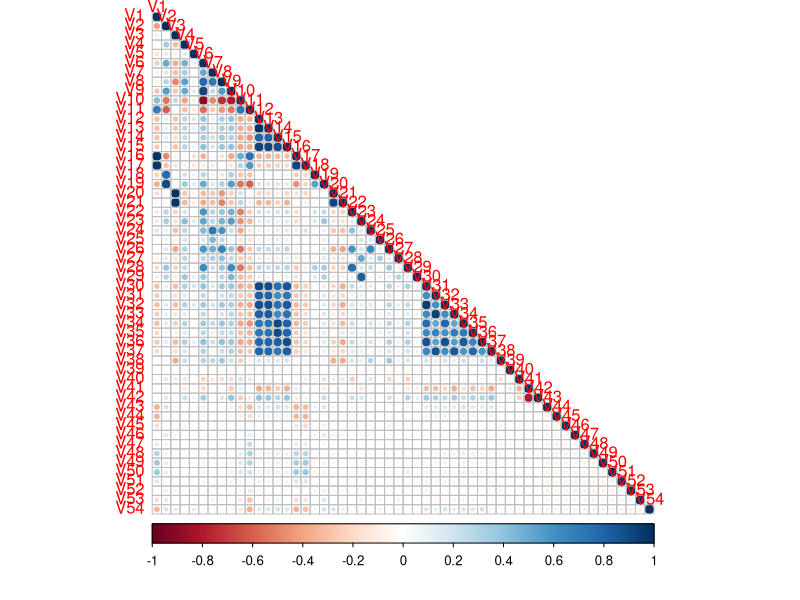

The R source for this figure: (Note: a time limit stopped this script after it produced the figure.)
## ---- chunk 1
knitr::opts_chunk$set(echo = TRUE)
## ---- chunk 2
setwd(getwd())
library(corrplot)
library(MASS)
d0 = read.csv("meteo.train.csv")
d = d0[,-c(1,2,4,5,6)]
## ---- chunk 3
Mean_Direction = (d[,16]+d[,14]+d[,18])/3
d$Wind_N = 0 + (Mean_Direction>=303 | Mean_Direction<56) 
d$Wind_E = 0 + (Mean_Direction>=56 & Mean_Direction<123)
d$Wind_S = 0 + (Mean_Direction>=123 & Mean_Direction<236)
d$Wind_W = 0 + (Mean_Direction>=236 & Mean_Direction<303)

## ---- chunk 4
d$M1 = d$Month == 1 
d$M2 = d$Month == 2 
d$M3 = d$Month == 3 
d$M4 = d$Month == 4 
d$M5 = d$Month == 5 
d$M6 = d$Month == 6 
d$M7 = d$Month == 7 
d$M8 = d$Month == 8 
d$M9 = d$Month == 9 
d$M10 = d$Month == 10 
d$M11 = d$Month == 11 
d$M12= d$Month == 12 
d = d[-c(1,18,16,14)]
## ---- chunk 5
d1 = d
n = length(d)
Col = names(d)
t=NULL 
## ---- chunk 6

for (i in 1: length(Col)){
  t = c(t, paste("V",i, sep=""))
}

t_names = colnames(d)
colnames(d1) = c(t)
cible = which(t_names=="pluie.demain")
## ---- chunk 7
cat(paste(t, ": ", t_names, sep = ""), sep = "\n")
## ---- chunk 8
n = length(d)
mat_corr = cor(d1)
corrplot(mat_corr, type = "lower", tl.srt = 0)
## ---- chunk 9
Seeds = 144100:144109 # Seeds for shuffling (iteration will be done with S)
Thcorr = seq(0.5,0.7,length.out=5) # Thresholds to remove highly correlated variables (iteration will be done with Tc)
Thprob = seq(0.47,0.53,length.out = 7) # Threshold for prediction (iteration will be done with Tp)
d2 = d1
n = length(d2)
ListError = NULL # Where output errors are stored
ListSeed = NULL # Where associated seed are stored
ListThc = NULL # Where associated correlation thresholds are stored 
ListThp = NULL # Where associated prediction threshold are stored
ListFormula = NULL # Where associated model formula are stored

NbrFolders = 8
d0$Folders = sample(1:NbrFolders,length(d0[,1]), replace = TRUE) # Creation of 8 folders for cross-validations

for (S in Seeds){ #Iterating over seeds used to shuffle the data frame
  for (Tc in Thcorr){ #Iterating over correlation thresholds
     set.seed(seed = S)
      t1 = sample(1:n)[-cible]
      
      d1 = d2
      
      black_list = NULL
      for (i in t1){
        if (!(i %in% black_list)){
          for (j in t1){
            if(!(j %in% black_list) & j!=i){
              if (abs(mat_corr[i,j])>=Tc ) { #Variable highly correlated are black listed
                black_list = c(black_list, j)
              }
            }
          }
        }
      }
      selected_list = NULL
      selected_list_names = NULL
      for (i in 1:n){
        if (!(i%in% black_list)){ #Only columns which are not blacklisted are retained
          selected_list = c(selected_list,i)
          selected_list_names = c(selected_list_names,t_names[i])
        }
      }
      
      d1 = d1[selected_list] #Only selected columns are retained
      g = glm(V38~., data = d1, family = binomial)
      
      taic=stepAIC(g, V38~., data = d1, direction = "both", trace = 0) #Use of stepAIC to choose the best model in terms of AIC criterion
      
      formule = eval(taic$call[[2]]) #Recovering the fomula provided by the stepAIC function
    
      for (Tp in Thprob){ #Iterating over the probability threshold for prediction
      
        erreur_temp = NULL
        for (i in 1:NbrFolders){
          
          dt = d1[d0$Folders!=i,] #Data Frame for training
          dv = d1[d0$Folders == i,] #Data Frame for validation
          
          mt = glm(formule, family = binomial, data = dt)
          prediction = predict(mt, newdata = dv, type = 'response')
          Resultats = length(dv[,1]) - sum((prediction>Tp & dv$V38) | (prediction<Tp & !(dv$V38)))
          
          erreur_temp = c(erreur_temp, Resultats/length(dv[,1]))
      }
      
      ListError = c(ListError, mean(erreur_temp)) # Where output errors are stored
      ListSeed = c(ListSeed, S) # Where associated seed are stored
      ListThc = c(ListThc, Tc) # Where associated correlation thresholds are stored 
      ListThp = c(ListThp, Tp) # Where associated prediction threshold are stored
      ListFormula = c(ListFormula, formule) # Where associated model formula are stored
      
    }
    
    
  }
  
  
  
}

## ---- chunk 10
w = which.min(ListError)
library(stringr)
test = paste(c(deparse(ListFormula[w])), sep = '')
test = paste(gsub("\\s+", " ", str_trim(test)), collapse = ' ')
test = str_replace(test, "list", "")
test = str_replace(test, "\\(", "")
test = str_replace(test, "\\)", "")
test = str_replace(test, "\\~", "")
test = str_replace(test, "V38", "")
cat(test)
cat(paste("Prediction threshold is: ", ListThp[w], sep = ""))
cat(paste("Mean error is: ", round(ListError[w],2)))

cat("where :")
cat("", end = "\n")


for (i in 1:100){
test = str_replace(test, "\\s+", "")
}
test2 = strsplit(test, "\\+")
ids = NULL
test2 = test2[[1]]
for (k in 1 : length(test2)){
  test3 = str_replace(test2[k], "V","")
  ids = c(ids, strtoi(test3))
}
cat(paste("V",ids, ": ", t_names[ids], sep = ""), sep = "\n")


## ---- chunk 11
      
      formule = ListFormula[w]
      erreur_temp = NULL
      for (i in 1:length(d2$V1)){
        
        dt = d2[-i,] #Data Frame for training
        dv = d2[i,] #Data Frame for validation
        
        mt = glm(formule[[1]], family = binomial, data = dt)
        prediction = predict(mt, newdata = dv, type = 'response')
        Resultats = length(dv[,1]) - sum((prediction>Tp & dv$V38) | (prediction<Tp & !(dv$V38)))
        
        erreur_temp = c(erreur_temp, Resultats/length(dv[,1]))
      }
      
      Error_Final = mean(erreur_temp)
      cat(paste("The error estimate is therefore: ", round(Error_Final,3)))
      mt = glm(formule[[1]], family = binomial, data = d2)

## ---- chunk 12
summary(mt)

## ---- chunk 13
td0 = read.csv("meteo.test.csv")
td = td0[,-c(1,2,4,5,6)]
td$pluie.demain = NA
Mean_Direction = (td[,16]+td[,14]+td[,18])/3
td$Wind_N = 0 + (Mean_Direction>=303 | Mean_Direction<56) 
td$Wind_E = 0 + (Mean_Direction>=56 & Mean_Direction<123)
td$Wind_S = 0 + (Mean_Direction>=123 & Mean_Direction<236)
td$Wind_W = 0 + (Mean_Direction>=236 & Mean_Direction<303)
td$M1 = td$Month == 1 
td$M2 = td$Month == 2 
td$M3 = td$Month == 3 
td$M4 = td$Month == 4 
td$M5 = td$Month == 5 
td$M6 = td$Month == 6 
td$M7 = td$Month == 7 
td$M8 = td$Month == 8 
td$M9 = td$Month == 9 
td$M10 = td$Month == 10 
td$M11 = td$Month == 11 
td$M12= td$Month == 12 
td = td[-c(1,18,16,14)]
colnames(td) = c(t)
prediction = predict(mt, newdata = td, type = 'response')
td0$Pluie.demain = prediction>Tp
write.csv(td0, file="meteo.test.predictions.csv")
td0 = read.csv("meteo.test.predictions.csv")
## ---- chunk 14
mosaicplot(td0$Month~td0$Pluie.demain, xlab = "Month", ylab = "Raining tomorrow", main = "Breakdown of precipitation forecasts per month on test data")
## ---- chunk 15
mosaicplot(d0$Month~d2$V38, xlab = "Month", ylab = "Raining tomorrow", main = "Breakdown per month of training data")
